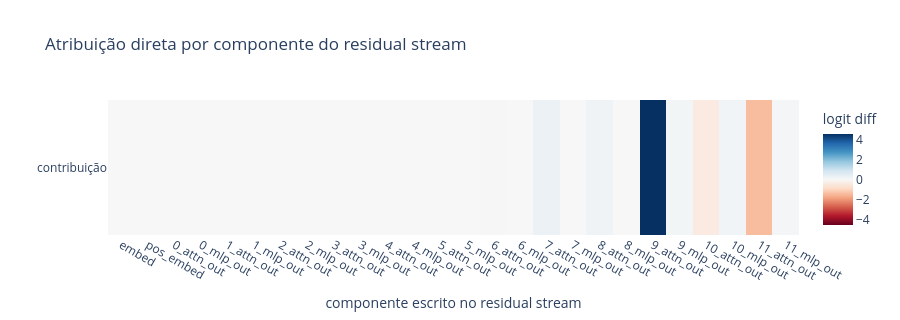

Notebook source saved alongside this figure:
### Markdown cell above
## 3. Decomposição por componentes do residual stream

O residual final é uma soma das embeddings e das saídas de atenção e MLP de cada camada.

Como a projeção final é linear, podemos medir separadamente quanto cada parcela aponta para $d_{IOI}$. A soma das contribuições deve reconstruir o baseline.

### Code cell
residual_stack, residual_labels = cache.decompose_resid(
    layer=-1,
    pos_slice=-1,
    apply_ln=True,
    return_labels=True,
)
residual_contributions = torch.einsum(
    "cbd,bd->cb",
    residual_stack,
    logit_diff_directions,
).mean(dim=1)

torch.testing.assert_close(
    residual_contributions.sum(),
    baseline,
    rtol=1e-4,
    atol=1e-4,
)

figure = go.Figure(
    data=go.Heatmap(
        z=residual_contributions.detach().cpu().numpy()[None, :],
        x=residual_labels,
        y=["contribuição"],
        colorscale="RdBu",
        zmid=0,
        colorbar_title="logit diff",
    )
)
figure.update_layout(
    title="Atribuição direta por componente do residual stream",
    xaxis_title="componente escrito no residual stream",
    yaxis_title="",
    height=320,
)
figure.show()

### Figure 1 — Plotly figure (JSON) as saved in the notebook; plotly's stock layout.template omitted (floating-point values rounded to 4 significant figures)
{"data": [{"colorbar": {"title": {"text": "logit diff"}}, "colorscale": [[0.0, "rgb(103,0,31)"], [0.1, "rgb(178,24,43)"], [0.2, "rgb(214,96,77)"], [0.3, "rgb(244,165,130)"], [0.4, "rgb(253,219,199)"], [0.5, "rgb(247,247,247)"], [0.6, "rgb(209,229,240)"], [0.7, "rgb(146,197,222)"], [0.8, "rgb(67,147,195)"], [0.9, "rgb(33,102,172)"], [1.0, "rgb(5,48,97)"]], "type": "heatmap", "x": ["embed", "pos_embed", "0_attn_out", "0_mlp_out", "1_attn_out", "1_mlp_out", "2_attn_out", "2_mlp_out", "3_attn_out", "3_mlp_out", "4_attn_out", "4_mlp_out", "5_attn_out", "5_mlp_out", "6_attn_out", "6_mlp_out", "7_attn_out", "7_mlp_out", "8_attn_out", "8_mlp_out", "9_attn_out", "9_mlp_out", "10_attn_out", "10_mlp_out", "11_attn_out", "11_mlp_out"], "y": ["contribuição"], "z": [[-0.0002837, 0.0002966, -0.006656, -0.0008817, -0.001551, 0.0003389, 5.123e-05, 0.002205, -0.00146, -0.001722, -0.005434, 0.0009056, -0.005739, 0.01081, -0.01817, -0.002557, 0.2796, 0.0008326, 0.1995, 0.009917, 4.565, 0.1174, -0.4123, 0.1565, -1.442, 0.1065]], "zmid": 0}], "layout": {"height": 320, "title": {"text": "Atribuição direta por componente do residual stream"}, "xaxis": {"title": {"text": "componente escrito no residual stream"}}, "yaxis": {"title": {"text": ""}}}}
